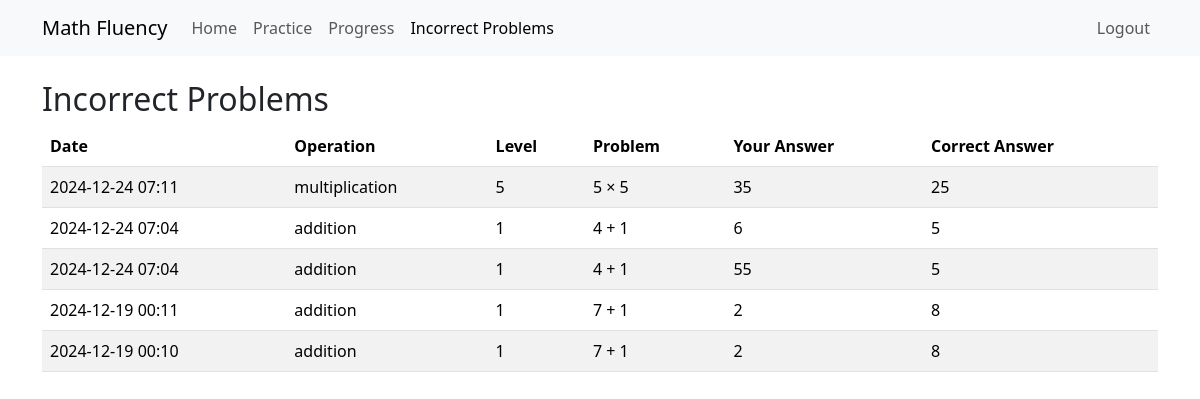
The page /incorrect_problems (signed in) on the database its author committed.
### models/practice_attempt.py (models this page shows, shortened)
class PracticeAttempt(db.Model):
    __tablename__ = 'practice_attempt'
    MASTERY_THRESHOLD = 0.8  # 80% accuracy for mastery
    MIN_ATTEMPTS = 3  # Minimum attempts before considering mastery
    LEARNING_THRESHOLD = 0.6  # 60% accuracy for learning status
    id = db.Column(db.Integer, primary_key=True)
    user_id = db.Column(db.Integer, db.ForeignKey('user.id'), nullable=False)
    operation = db.Column(db.String(20), nullable=False)  # 'addition' or 'multiplication'
    level = db.Column(db.Integer, nullable=False)
    problem = db.Column(db.String(50), nullable=False)  # Full problem string (e.g., "5 × 8")
    user_answer = db.Column(db.Integer, nullable=False)
    correct_answer = db.Column(db.Integer, nullable=False)
    is_correct = db.Column(db.Boolean, nullable=False)
    time_taken = db.Column(db.Float)  # in seconds
    created_at = db.Column(db.DateTime, default=datetime.utcnow)
    user = db.relationship('User', backref=db.backref('practice_attempts', lazy=True))

### app.py (the view)
@app.route('/incorrect_problems')
@login_required
def incorrect_problems():
    incorrect_attempts = PracticeAttempt.query.filter_by(
        user_id=current_user.id,
        is_correct=False
    ).order_by(PracticeAttempt.created_at.desc()).all()
    return render_template('incorrect_problems.html', attempts=incorrect_attempts)

### app.py (called while the page is built)
@login_manager.user_loader
def load_user(user_id):
    return User.query.get(int(user_id))

### templates/incorrect_problems.html
{% extends "base.html" %}
{% block content %}
<div class="container mt-4">
    <h2>Incorrect Problems</h2>
    {% if attempts %}
    <div class="table-responsive">
        <table class="table table-striped">
            <thead>
                <tr>
                    <th>Date</th>
                    <th>Operation</th>
                    <th>Level</th>
                    <th>Problem</th>
                    <th>Your Answer</th>
                    <th>Correct Answer</th>
                </tr>
            </thead>
            <tbody>
                {% for attempt in attempts %}
                <tr>
                    <td>{{ attempt.created_at.strftime('%Y-%m-%d %H:%M') }}</td>
                    <td>{{ attempt.operation }}</td>
                    <td>{{ attempt.level }}</td>
                    <td>{{ attempt.problem }}</td>
                    <td>{{ attempt.user_answer }}</td>
                    <td>{{ attempt.correct_answer }}</td>
                </tr>
                {% endfor %}
            </tbody>
        </table>
    </div>
    {% else %}
    <div class="alert alert-info">
        No incorrect problems found. Keep up the good work!
    </div>
    {% endif %}
</div>
{% endblock %}

### rows shown on the page
PracticeAttempt: created_at "2024-12-24 07:11", operation "multiplication", level "5", problem "5 × 5", user_answer "35", correct_answer "25"
PracticeAttempt: created_at "2024-12-24 07:04", operation "addition", level "1", problem "4 + 1", user_answer "6", correct_answer "5"
PracticeAttempt: created_at "2024-12-24 07:04", operation "addition", level "1", problem "4 + 1", user_answer "55", correct_answer "5"
PracticeAttempt: created_at "2024-12-19 00:11", operation "addition", level "1", problem "7 + 1", user_answer "2", correct_answer "8"
PracticeAttempt: created_at "2024-12-19 00:10", operation "addition", level "1", problem "7 + 1", user_answer "2", correct_answer "8"
